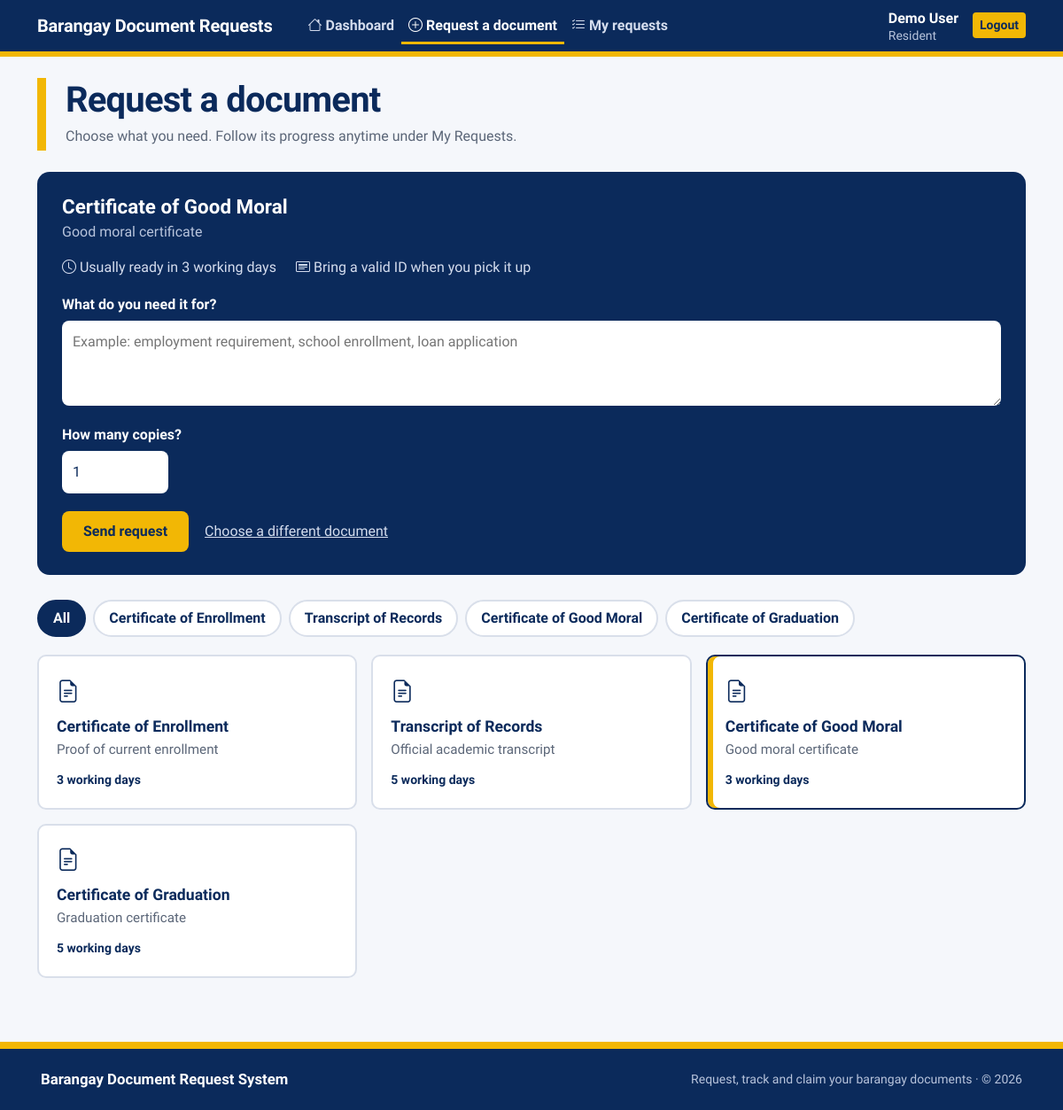
Screenshot of /user/request.php?type=3 (signed in) with the database file from the repository.
### tables this page shows
CREATE TABLE IF NOT EXISTS document_types (
 id INT AUTO_INCREMENT PRIMARY KEY,
 name VARCHAR(150) NOT NULL,
 description TEXT,
 processing_days INT DEFAULT 3,
 created_at TIMESTAMP DEFAULT CURRENT_TIMESTAMP
);

### user/request.php (the view, shortened to what this page needs)
<?php
require_once __DIR__ . '/../config/database.php';
$types  = $pdo->query("SELECT * FROM document_types ORDER BY id")->fetchAll(PDO::FETCH_ASSOC);
function doc_meta(string $name): array {
    $n = strtolower($name);
    return [$name, 'bi-file-earmark-text'];
}
$selected = null;
$wantId = (int)($_GET['type'] ?? $_POST['document_type_id'] ?? 0);
foreach ($types as $t) if ((int)$t['id'] === $wantId) $selected = $t;
$cats = [];
foreach ($types as $t) { $cats[doc_meta($t['name'])[0]] = true; }
include __DIR__ . '/../includes/header.php';
?>
<link rel="stylesheet" href="https://cdn.jsdelivr.net/npm/bootstrap-icons@1.11.3/font/bootstrap-icons.min.css">
<div class="bd">
    <header class="bd-mast">
        <h1>Request a document</h1>
        <p>Choose what you need. Follow its progress anytime under My Requests.</p>
    </header>
    <?php if ($selected): ?>
    <section class="bd-form" id="form" aria-label="Request form">
        <h2><?= htmlspecialchars($selected['name']) ?></h2>
        <p class="bd-sub"><?= htmlspecialchars($selected['description'] ?? '') ?></p>
        <div class="bd-facts">
            <span><i class="bi bi-clock"></i> Usually ready in <?= (int)$selected['processing_days'] ?> working day<?= (int)$selected['processing_days'] === 1 ? '' : 's' ?></span>
            <span><i class="bi bi-card-heading"></i> Bring a valid ID when you pick it up</span>
        </div>
        <form method="post" action="request.php">
            <label for="purpose"><?= stripos($selected['name'], 'custom') !== false ? 'Describe the certificate you need' : 'What do you need it for?' ?></label>
            <textarea id="purpose" name="purpose" maxlength="500" required
                placeholder="Example: employment requirement, school enrollment, loan application"><?= htmlspecialchars($_POST['purpose'] ?? '') ?></textarea>
            <label for="quantity" style="margin-top:14px">How many copies?</label>
            <input id="quantity" type="number" name="quantity" min="1" max="10" value="<?= (int)($_POST['quantity'] ?? 1) ?>" required>
            <div style="margin-top:20px">
                <button class="bd-go" type="submit">Send request</button>
                <a class="bd-link" href="request.php">Choose a different document</a>
            </div>
        </form>
    </section>
    <?php endif; ?>
    <div class="bd-chips" role="group" aria-label="Filter documents">
        <button type="button" class="on" data-cat="all">All</button>
        <?php foreach (array_keys($cats) as $c): ?>
            <button type="button" data-cat="<?= htmlspecialchars($c) ?>"><?= htmlspecialchars($c) ?></button>
        <?php endforeach; ?>
    </div>
    <div class="row g-3" id="docs">
        <?php foreach ($types as $t): [$label, $icon] = doc_meta($t['name']); ?>
        <div class="col-md-6 col-lg-4" data-cat="<?= htmlspecialchars($label) ?>">
            <a class="bd-doc <?= $selected && (int)$selected['id'] === (int)$t['id'] ? 'on' : '' ?>"
               href="request.php?type=<?= (int)$t['id'] ?>#form">
                <i class="bi <?= $icon ?>"></i>
                <h3><?= htmlspecialchars($t['name']) ?></h3>
                <p><?= htmlspecialchars($t['description'] ?? '') ?></p>
                <small><?= (int)$t['processing_days'] ?> working day<?= (int)$t['processing_days'] === 1 ? '' : 's' ?></small>
            </a>
        </div>
        <?php endforeach; ?>
    </div>
</div>
<?php include __DIR__ . '/../includes/footer.php'; ?>

### assets/css/style.css (style rules this page uses)
body { background:#f5f7fb; }

### user/request.php (style rules this page uses)
.bd { --ink:#0b2a5b; --sun:#f2b705; --mist:#eef1f6; --line:#d9dfea; --muted:#5b6678; font-family:'Source Sans 3',system-ui,sans-serif; color:var(--ink); }
.bd h1,.bd h2,.bd h3 { font-family:'Bricolage Grotesque',system-ui,sans-serif; }
.bd-mast { border-left:10px solid var(--sun); padding:4px 0 4px 22px; margin-bottom:24px; }
.bd-mast h1 { font-size:clamp(1.8rem,4vw,2.5rem); font-weight:800; letter-spacing:-.02em; margin:0; line-height:1.05; }
.bd-mast p { color:var(--muted); margin:8px 0 0; }
.bd-form { background:var(--ink); color:#fff; border-radius:14px; padding:26px 28px; margin-bottom:28px; }
.bd-form h2 { font-size:1.4rem; font-weight:800; margin:0 0 4px; }
.bd-form .bd-sub { color:#b8c4dc; margin:0 0 16px; }
.bd-facts { display:flex; flex-wrap:wrap; gap:8px 22px; margin:0 0 18px; color:#d5ddee; }
.bd-form label { display:block; font-weight:600; margin-bottom:6px; }
.bd-form textarea, .bd-form input[type=number] { width:100%; border:0; border-radius:8px; padding:12px; font:inherit; color:var(--ink); }
.bd-form textarea { min-height:96px; resize:vertical; }
.bd-form input[type=number] { max-width:120px; }
.bd-form :is(textarea,input):focus-visible { outline:3px solid var(--sun); }
.bd-go { background:var(--sun); color:var(--ink); border:0; border-radius:8px; padding:11px 24px; font:inherit; font-weight:700; cursor:pointer; }
.bd-link { color:#d5ddee; margin-left:14px; }
.bd-chips { display:flex; flex-wrap:wrap; gap:8px; margin:0 0 20px; }
.bd-chips button { border:2px solid var(--line); background:#fff; color:var(--ink); border-radius:50px; padding:7px 16px; font:inherit; font-weight:600; cursor:pointer; }
.bd-chips button.on { background:var(--ink); border-color:var(--ink); color:#fff; }
.bd-doc { display:block; height:100%; border:2px solid var(--line); border-radius:10px; padding:20px; background:#fff; text-decoration:none; color:var(--ink); }
.bd-doc.on { border-color:var(--ink); box-shadow:inset 6px 0 0 var(--sun); }
.bd-doc i { font-size:1.6rem; }
.bd-doc h3 { font-size:1.1rem; font-weight:700; margin:10px 0 4px; }
.bd-doc p { color:var(--muted); font-size:.95rem; margin:0 0 10px; }
.bd-doc small { font-weight:600; }

### rows the page displays
document_types: name "Certificate of Good Moral", description "Good moral certificate", processing_days "3"
document_types: name "Certificate of Enrollment", description "Proof of current enrollment", processing_days "3"
document_types: name "Transcript of Records", description "Official academic transcript", processing_days "5"
document_types: name "Certificate of Graduation", description "Graduation certificate", processing_days "5"

### other values shown
$label "Dashboard"
$label "Request a document"
$label "My requests"
$user['name'] "Demo User"
$c "Certificate of Enrollment"
$c "Transcript of Records"
$c "Certificate of Good Moral"
$c "Certificate of Graduation"
